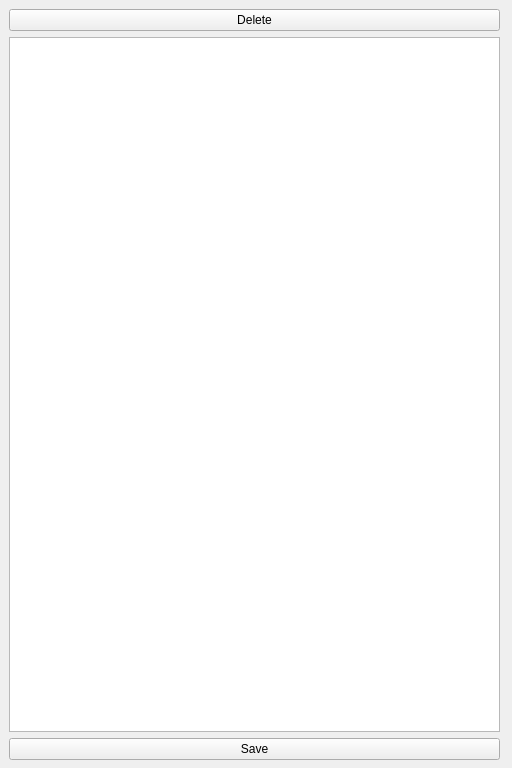
<?xml version="1.0" encoding="UTF-8"?>
<ui version="4.0">
 <class>Note</class>
 <widget class="QWidget" name="Note">
  <property name="geometry">
   <rect>
    <x>0</x>
    <y>0</y>
    <width>512</width>
    <height>768</height>
   </rect>
  </property>
  <property name="windowTitle">
   <string>Form</string>
  </property>
  <property name="autoFillBackground">
   <bool>true</bool>
  </property>
  <widget class="QWidget" name="verticalLayoutWidget">
   <property name="geometry">
    <rect>
     <x>9</x>
     <y>9</y>
     <width>491</width>
     <height>751</height>
    </rect>
   </property>
   <layout class="QVBoxLayout" name="Layout">
    <item>
     <widget class="QPushButton" name="DeleteButton">
      <property name="text">
       <string>Delete</string>
      </property>
     </widget>
    </item>
    <item>
     <widget class="QTextEdit" name="TextBox"/>
    </item>
    <item>
     <widget class="QPushButton" name="SaveButton">
      <property name="text">
       <string>Save</string>
      </property>
     </widget>
    </item>
   </layout>
  </widget>
 </widget>
 <resources/>
 <connections/>
</ui>
